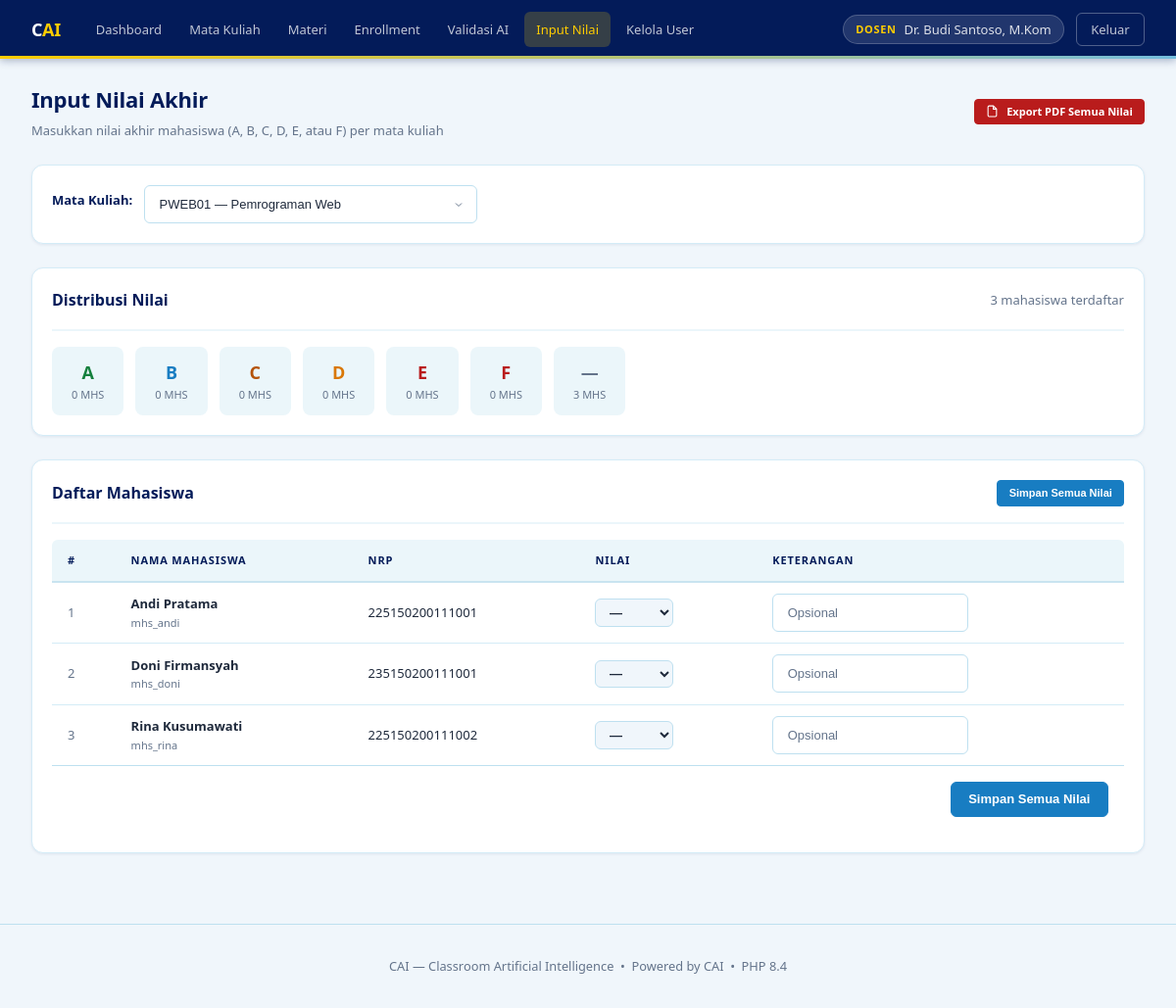
The page /dosen/input_nilai.php?course_id=1 (signed in) on the database its author committed.
### tables this page shows
CREATE TABLE users (
    id          INT          AUTO_INCREMENT PRIMARY KEY,
    username    VARCHAR(50)  NOT NULL UNIQUE,
    full_name   VARCHAR(100) DEFAULT NULL,
    email       VARCHAR(100) NOT NULL UNIQUE,
    password    VARCHAR(255) NOT NULL,
    role        ENUM('mahasiswa','dosen') NOT NULL,
    nrp_nip     VARCHAR(20)  DEFAULT NULL,
    tahun_masuk YEAR         DEFAULT NULL,
    is_active   TINYINT(1)   NOT NULL DEFAULT 1,
    created_at  TIMESTAMP    DEFAULT CURRENT_TIMESTAMP
);

### includes/auth.php (called while the page is built, shortened)
<?php
function h(string $str): string {
    return htmlspecialchars($str, ENT_QUOTES, 'UTF-8');
}

### dosen/input_nilai.php (the view, shortened to what this page needs)
<?php
require_once __DIR__ . '/../includes/auth.php';
$uid  = (int)$_SESSION['user_id'];
$conn = Database::getInstance()->getConnection();
$sel_course = intval($_GET['course_id'] ?? ($_POST['course_id'] ?? 0));
$stmt_c     = $conn->prepare("SELECT id, kode_mk, nama_mk FROM courses WHERE dosen_id=? ORDER BY kode_mk");
$stmt_c->bind_param('i', $uid);
$stmt_c->execute();
$courses = $stmt_c->get_result()->fetch_all(MYSQLI_ASSOC);
$students = [];
if ($sel_course) {
    $stmt = $conn->prepare(
        "SELECT u.id, u.full_name, u.username, u.nrp_nip,
                g.nilai, g.keterangan
         FROM users u
         JOIN enrollments e ON e.user_id = u.id AND e.course_id = ?
         LEFT JOIN grades g ON g.user_id = u.id AND g.course_id = ?
         WHERE u.role = 'mahasiswa'
         ORDER BY u.full_name"
    );
    $stmt->bind_param('ii', $sel_course, $sel_course);
    $stmt->execute();
    $students = $stmt->get_result()->fetch_all(MYSQLI_ASSOC);
}
$grade_dist = ['A'=>0,'B'=>0,'C'=>0,'D'=>0,'E'=>0,'F'=>0,'-'=>0];
foreach ($students as $s) {
    $k = $s['nilai'] ?? '-';
    $grade_dist[$k] = ($grade_dist[$k] ?? 0) + 1;
}
require_once __DIR__ . '/../includes/header.php';
?>
<div class="container">
  <div class="page-header d-flex justify-between align-center" style="flex-wrap:wrap;gap:var(--s-3)">
    <div>
      <h1>Input Nilai Akhir</h1>
      <p>Masukkan nilai akhir mahasiswa (A, B, C, D, E, atau F) per mata kuliah</p>
    </div>
    <a href="<?= BASE_URL ?>/api/export_pdf.php?type=nilai" target="_blank" class="btn btn-danger btn-sm no-print">
      <svg width="13" height="13" viewBox="0 0 24 24" fill="none" stroke="currentColor" stroke-width="2"><path d="M14 2H6a2 2 0 0 0-2 2v16a2 2 0 0 0 2 2h12a2 2 0 0 0 2-2V8z"/><polyline points="14 2 14 8 20 8"/></svg>
      Export PDF Semua Nilai
    </a>
  </div>
  <div class="card mb-3">
    <form method="GET" class="d-flex align-center gap-2" style="flex-wrap:wrap">
      <label class="form-label mb-0 fw-600">Mata Kuliah:</label>
      <select name="course_id" class="form-control" style="max-width:340px" onchange="this.form.submit()">
        <?php foreach ($courses as $c): ?>
        <option value="<?= $c['id'] ?>" <?= $c['id']==$sel_course?'selected':'' ?>>
          <?= h($c['kode_mk']) ?> &mdash; <?= h($c['nama_mk']) ?>
        </option>
        <?php endforeach; ?>
      </select>
    </form>
  </div>
  <?php if (!$students): ?>
    <div class="card"><div class="empty-state"><p>Tidak ada mahasiswa terdaftar di mata kuliah ini.</p></div></div>
  <?php else: ?>
  <div class="card mb-3">
    <div class="card-header">
      <span class="card-title">Distribusi Nilai</span>
      <span class="text-sm text-muted"><?= count($students) ?> mahasiswa terdaftar</span>
    </div>
    <div class="d-flex gap-2" style="flex-wrap:wrap">
      <?php foreach (['A','B','C','D','E','F'] as $g): ?>
      <div style="text-align:center;padding:var(--s-3) var(--s-5);background:var(--surface);border-radius:var(--r-lg);min-width:60px">
        <div style="font-size:var(--text-lg);font-weight:800" class="grade-<?= $g ?>"><?= $g ?></div>
        <div class="text-xs text-muted"><?= $grade_dist[$g] ?> MHS</div>
      </div>
      <?php endforeach; ?>
      <div style="text-align:center;padding:var(--s-3) var(--s-5);background:var(--surface);border-radius:var(--r-lg);min-width:60px">
        <div style="font-size:var(--text-lg);font-weight:800;color:var(--muted)">—</div>
        <div class="text-xs text-muted"><?= $grade_dist['-'] ?> MHS</div>
      </div>
    </div>
  </div>
  <form method="POST">
    <div class="card">
      <div class="card-header">
        <span class="card-title">Daftar Mahasiswa</span>
        <button type="submit" class="btn btn-primary btn-sm">Simpan Semua Nilai</button>
      </div>
      <div class="table-wrap">
        <table>
          <thead>
            <tr>
              <th>#</th>
              <th>Nama Mahasiswa</th>
              <th>NRP</th>
              <th>Nilai</th>
              <th>Keterangan</th>
            </tr>
          </thead>
          <tbody>
            <?php foreach ($students as $i => $s): ?>
            <tr>
              <td class="text-muted"><?= $i+1 ?></td>
              <td>
                <div class="fw-600"><?= h($s['full_name'] ?? $s['username']) ?></div>
                <div class="text-xs text-muted"><?= h($s['username']) ?></div>
              </td>
              <td class="text-sm"><?= h($s['nrp_nip'] ?? '—') ?></td>
              <td>
                <select name="nilai[<?= $s['id'] ?>]"
                        class="grade-select"
                        onchange="this.className='grade-select grade-'+this.value">
                  <option value="-" <?= !$s['nilai']?'selected':'' ?>>—</option>
                </select>
              </td>
              <td>
                <input type="text" name="keterangan[<?= $s['id'] ?>]"
                       class="form-control"
                       style="max-width:200px"
                       value="<?= h($s['keterangan'] ?? '') ?>"
                       placeholder="Opsional">
              </td>
            </tr>
            <?php endforeach; ?>
          </tbody>
        </table>
      </div>
      <div style="padding:var(--s-4);border-top:1px solid var(--border);display:flex;justify-content:flex-end">
        <button type="submit" class="btn btn-primary">Simpan Semua Nilai</button>
      </div>
    </div>
  </form>
  <?php endif; ?>
</div>
<?php require_once __DIR__ . '/../includes/footer.php'; ?>

### rows shown on the page
users: full_name "Andi Pratama", username "mhs_andi", nrp_nip "225150200111001", id "—"
users: full_name "Doni Firmansyah", username "mhs_doni", nrp_nip "235150200111001", id "—"
users: full_name "Rina Kusumawati", username "mhs_rina", nrp_nip "225150200111002", id "—"

### other values the page prints
$full_name "Dr. Budi Santoso, M.Kom"
count($students) "3"
$g "A"
$grade_dist[$g] "0"
$g "B"
$g "C"
$g "D"
$g "E"
$g "F"
$grade_dist['-'] "3"
PHP_MAJOR_VERSION "8"
PHP_MINOR_VERSION "4"
form field course_id "PWEB01 — Pemrograman Web"
